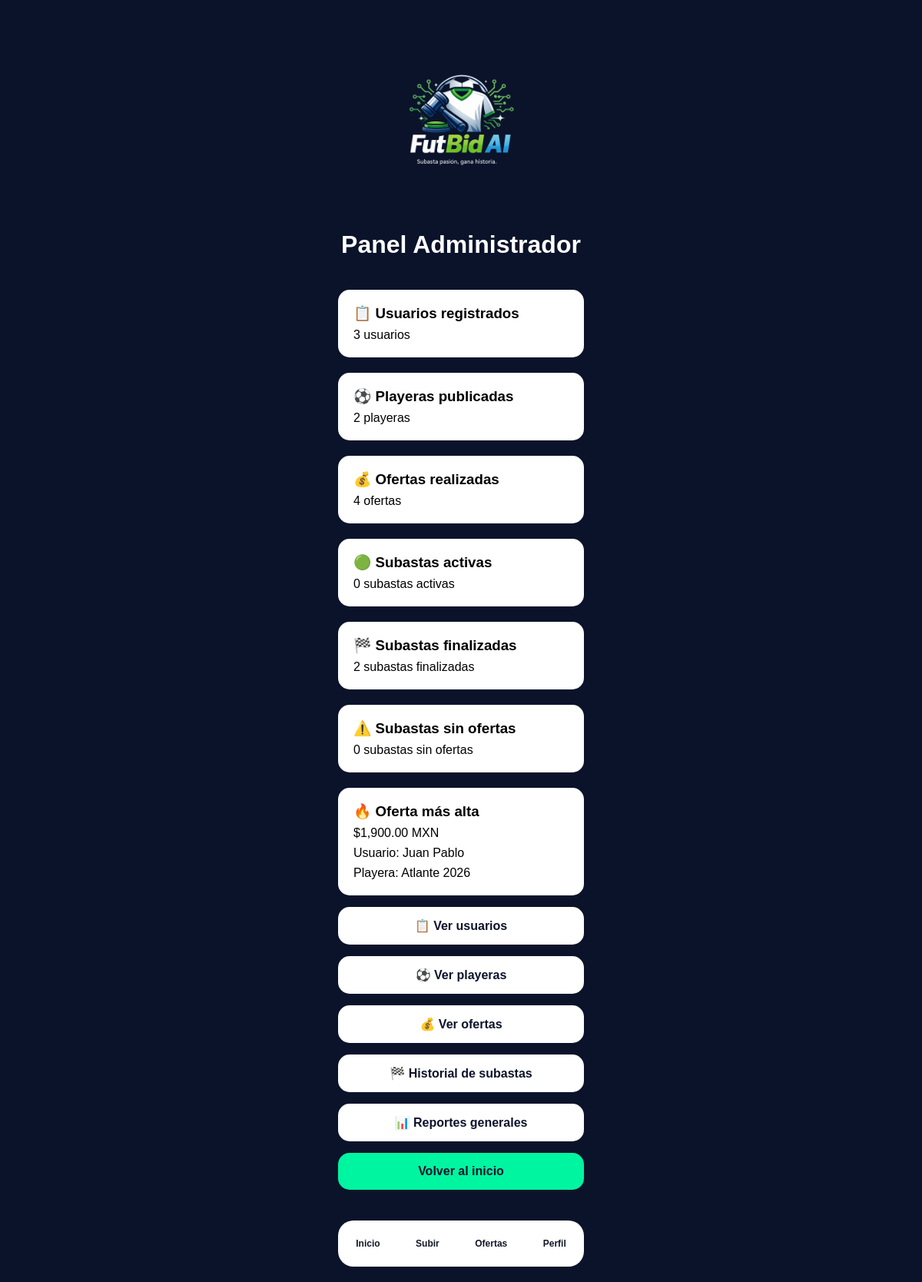
Screenshot of /administrador.php (signed in) with the database file from the repository.
### tables this page shows
CREATE TABLE IF NOT EXISTS `ofertas` (
  `id` int NOT NULL AUTO_INCREMENT,
  `usuario_id` int DEFAULT NULL,
  `playera_id` int DEFAULT NULL,
  `monto` decimal(10,2) DEFAULT NULL,
  `creado_en` timestamp NULL DEFAULT CURRENT_TIMESTAMP,
  PRIMARY KEY (`id`),
  KEY `usuario_id` (`usuario_id`),
  KEY `playera_id` (`playera_id`),
  CONSTRAINT `ofertas_ibfk_1` FOREIGN KEY (`usuario_id`) REFERENCES `usuarios` (`id`),
  CONSTRAINT `ofertas_ibfk_2` FOREIGN KEY (`playera_id`) REFERENCES `playeras` (`id`)
);

CREATE TABLE IF NOT EXISTS `usuarios` (
  `id` int NOT NULL AUTO_INCREMENT,
  `nombre` varchar(100) NOT NULL,
  `correo` varchar(100) NOT NULL,
  `password` varchar(255) NOT NULL,
  `rol` enum('usuario','admin') DEFAULT 'usuario',
  `creado_en` timestamp NULL DEFAULT CURRENT_TIMESTAMP,
  PRIMARY KEY (`id`),
  UNIQUE KEY `correo` (`correo`)
);

CREATE TABLE IF NOT EXISTS `playeras` (
  `id` int NOT NULL AUTO_INCREMENT,
  `usuario_id` int DEFAULT NULL,
  `equipo` varchar(100) NOT NULL,
  `jugador` varchar(100) DEFAULT NULL,
  `temporada` varchar(50) DEFAULT NULL,
  `talla` varchar(20) DEFAULT NULL,
  `precio_inicial` decimal(10,2) DEFAULT NULL,
  `imagen` varchar(255) DEFAULT NULL,
  `autenticidad` int DEFAULT '94',
  `rareza` varchar(50) DEFAULT 'Alta',
  `precio_sugerido` varchar(100) DEFAULT '$1,700-$2,000',
  `creado_en` timestamp NULL DEFAULT CURRENT_TIMESTAMP,
  `fecha_cierre` datetime DEFAULT NULL,
  `ganador_id` int DEFAULT NULL,
  `finalizada` tinyint DEFAULT '0',
  PRIMARY KEY (`id`),
  KEY `usuario_id` (`usuario_id`),
  CONSTRAINT `playeras_ibfk_1` FOREIGN KEY (`usuario_id`) REFERENCES `usuarios` (`id`)
);

### administrador.php (the view, shortened to what this page needs)
<?php
include "acciones/verificar_subastas.php";
$total_usuarios = mysqli_num_rows(mysqli_query($conexion, "SELECT * FROM usuarios"));
$total_playeras = mysqli_num_rows(mysqli_query($conexion, "SELECT * FROM playeras"));
$total_ofertas = mysqli_num_rows(mysqli_query($conexion, "SELECT * FROM ofertas"));
$total_activas = mysqli_num_rows(mysqli_query($conexion, "
    SELECT *
    FROM playeras
    WHERE finalizada = 0
    AND fecha_cierre > NOW()
"));
$total_finalizadas = mysqli_num_rows(mysqli_query($conexion, "
    SELECT *
    FROM playeras
    WHERE finalizada = 1
"));
$total_sin_ofertas = mysqli_num_rows(mysqli_query($conexion, "
    SELECT p.*
    FROM playeras p
    LEFT JOIN ofertas o
    ON p.id = o.playera_id
    WHERE o.id IS NULL
"));
$oferta_mayor = mysqli_query($conexion, "
    SELECT
        o.monto,
        u.nombre AS usuario,
        p.equipo,
        p.temporada
    FROM ofertas o
    INNER JOIN usuarios u
    ON o.usuario_id = u.id
    INNER JOIN playeras p
    ON o.playera_id = p.id
    ORDER BY o.monto DESC
    LIMIT 1
");
$mayor = mysqli_fetch_assoc($oferta_mayor);
?>
<!DOCTYPE html>
<html lang="es">
<head>
<link rel="stylesheet" href="css/styles.css">
</head>
<body>
<div class="app-container">
    <img src="img/logo.png" class="logo" alt="Logo FutBid AI">
    <h1>Panel Administrador</h1>
    <div class="card">
        <h3>📋 Usuarios registrados</h3>
        <p><?php echo $total_usuarios; ?> usuarios</p>
    </div>
    <div class="card">
        <h3>⚽ Playeras publicadas</h3>
        <p><?php echo $total_playeras; ?> playeras</p>
    </div>
    <div class="card">
        <h3>💰 Ofertas realizadas</h3>
        <p><?php echo $total_ofertas; ?> ofertas</p>
    </div>
    <div class="card">
        <h3>🟢 Subastas activas</h3>
        <p><?php echo $total_activas; ?> subastas activas</p>
    </div>
    <div class="card">
        <h3>🏁 Subastas finalizadas</h3>
        <p><?php echo $total_finalizadas; ?> subastas finalizadas</p>
    </div>
    <div class="card">
        <h3>⚠️ Subastas sin ofertas</h3>
        <p><?php echo $total_sin_ofertas; ?> subastas sin ofertas</p>
    </div>
    <div class="card">
        <h3>🔥 Oferta más alta</h3>
        <?php if($mayor){ ?>
            <p>
                $<?php echo number_format($mayor['monto'],2); ?> MXN
            </p>
            <p>
                Usuario: <?php echo $mayor['usuario']; ?>
            </p>
            <p>
                Playera: <?php echo $mayor['equipo']; ?> <?php echo $mayor['temporada']; ?>
            </p>
        <?php }else{ ?>
            <p>No hay ofertas registradas.</p>
        <?php } ?>
    </div>
    <a href="admin_usuarios.php" class="btn secondary">
        📋 Ver usuarios
    </a>
    <a href="admin_playeras.php" class="btn secondary">
        ⚽ Ver playeras
    </a>
    <a href="admin_ofertas.php" class="btn secondary">
        💰 Ver ofertas
    </a>
    <a href="historial.php" class="btn secondary">
        🏁 Historial de subastas
    </a>
    <a href="admin_reportes.php" class="btn secondary">
        📊 Reportes generales
    </a>
    <a href="home.php" class="btn primary">
        Volver al inicio
    </a>
    <div class="bottom-nav">
        <a href="home.php">Inicio</a>
        <a href="subir.php">Subir</a>
        <a href="ofertas.php">Ofertas</a>
        <a href="perfil.php">Perfil</a>
    </div>
</div>
</body>
</html>

### css/styles.css (style rules this page uses)
* { margin:0; padding:0; box-sizing:border-box; font-family:Arial,sans-serif; }
body { background:#0B132B; color:white; }
.app-container { width:390px; min-height:100vh; margin:auto; display:flex; flex-direction:column; align-items:center; padding:30px; padding-bottom:120px; position:relative; }
.logo { width:220px; margin-top:30px; margin-bottom:20px; }
h1,h2 { text-align:center; margin-bottom:20px; }
p { margin-top:8px; }
.btn { width:320px; padding:15px; margin-top:15px; border-radius:15px; text-align:center; text-decoration:none; font-weight:bold; }
.primary { background:#00F5A0; color:#0B132B; }
.secondary { background:white; color:#0B132B; }
.card { width:320px; background:white; color:black; border-radius:15px; padding:20px; margin-top:20px; }
.bottom-nav { width:320px; height:60px; background:white; border-radius:20px; display:flex; justify-content:space-around; align-items:center; position:fixed; bottom:20px; left:50%; transform:translateX(-50%); z-index:1000; }
.bottom-nav a { text-decoration:none; color:#111827; font-size:12px; font-weight:bold; }

### rows the page displays
ofertas: monto "1,900.00", usuario.nombre "Juan Pablo", playera.equipo "Atlante", playera.temporada "2026"

### other values shown
$total_usuarios "3"
$total_playeras "2"
$total_ofertas "4"
$total_activas "0"
$total_finalizadas "2"
$total_sin_ofertas "0"
